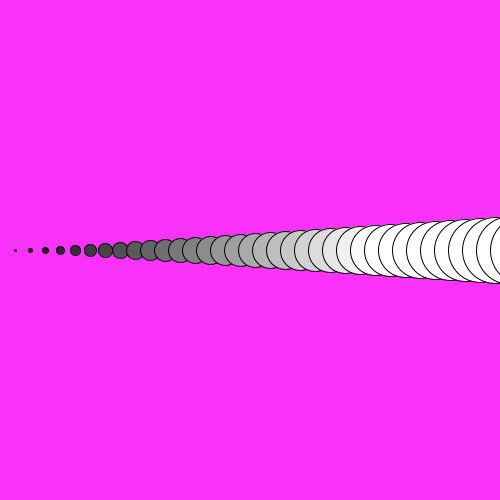
Frame 1 (no input)
Frame 60 (the mouse pressed at the canvas centre just before this capture): identical to frame 1, image omitted
Frame 120 (the mouse held since frame 60 and released just before this capture): identical to frame 1, image omitted

The Processing sketch that drew this single still picture (run headless with seeded random() and noise(); from frame 60 on, the mouse is pressed at the canvas centre):

// Processing sketch: Desafio_0
// ── Desafio_0.pde
float posX;
float posY;
float espacio;
int nElementos;
float col;

void setup() {
  size(500, 500);
  posX = 0;
  posY = height/2;
  espacio = 15;
  nElementos = 40;
  col = 0;
}

void draw() {
  background (250, 50, 250);

  for (int i=0; i<nElementos; i++) {
    fill(col+i*10);
    ellipse(posX + i * espacio, posY , 2 * i, 2* i);
    println(i);
  }
  
  

}
